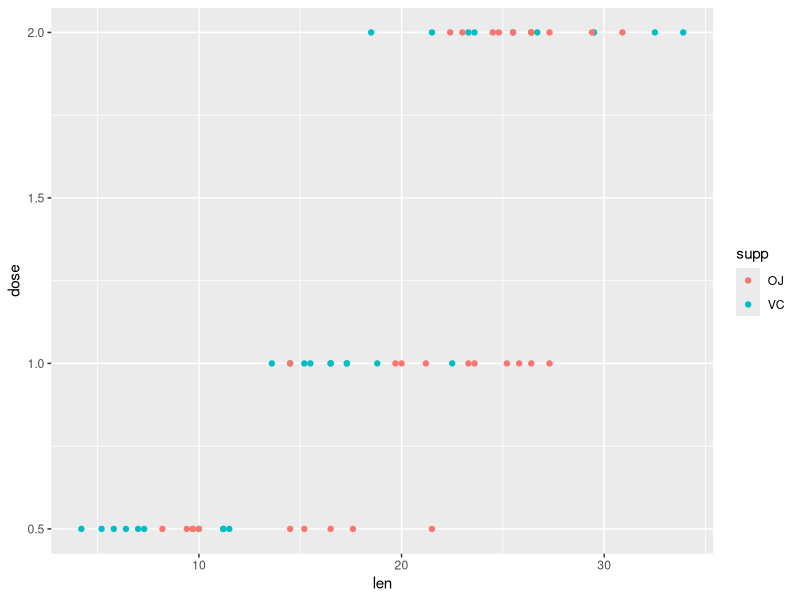

Reproduce this figure in R.
## ---- chunk 1
library(ggplot2)
qplot(len, dose, data = ToothGrowth, color = supp)
## ---- chunk 2
summary(ToothGrowth)
## ---- chunk 3
fit <- glm(len ~ dose + supp, data=ToothGrowth)
summary(fit)
## ---- chunk 4
confint(fit)
## ---- chunk 5
t.test(ToothGrowth$len, ToothGrowth$dose, paired=FALSE, var.equal=TRUE)$conf
